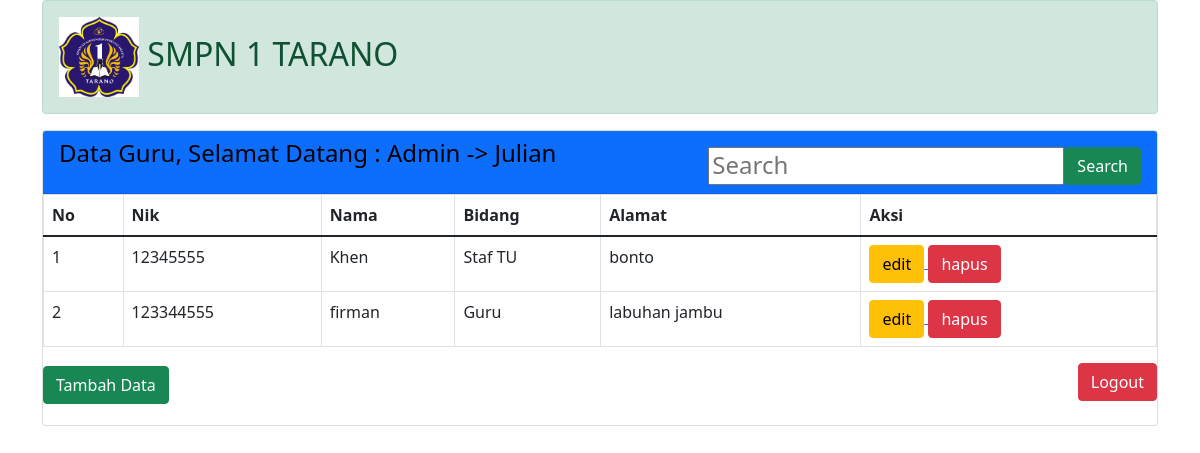
Screenshot of /dataguru.php (signed in) with the database file from the repository.
### tables this page shows
CREATE TABLE `dataguru` (
  `id` int(15) NOT NULL,
  `nik` varchar(12) NOT NULL,
  `nama` varchar(50) NOT NULL,
  `bidang` enum('Guru','Staf TU') NOT NULL,
  `alamat` text NOT NULL
);

### dataguru.php (the view, shortened to what this page needs)
<!doctype html>
<html>
<head>
    <link rel="stylesheet" href="bootstrap/css/bootstrap.min.css">
</head>
<body >
    <div class="container">
        <h2 class="alert alert-success" class="logo">
            <img src="foto/smp.jpg" style="width: 5rem;">
            SMPN 1 TARANO
        </h2>
<div class="card mt-3">
   <div class="card-header bg-primary text-black">
        <h4>Data Guru, Selamat Datang :
            <?php echo $_SESSION['status']; ?> ->
            <?php echo $_SESSION['Nama']; ?>
            <form class="d-flex float-end mt-2">
        <input class="" type="search" placeholder="Search" aria-label="Search">
        <button class="btn btn-success" type="submit">Search</button>
        </form>
        </h4>
   </div>
        <table class="table table-bordered">
            <thead>
                <tr>
                    <th>No</th>
                    <th>Nik</th>
                    <th>Nama</th>
                    <th>Bidang</th>
                    <th>Alamat</th>
                    <th>Aksi</th>
                </tr>
            </thead>
            <tbody>
                <?php
                require 'setting.php';
                $query = "SELECT * FROM dataguru";
                $sql = mysqli_query($koneksi, $query);
                $no = 1;
                while ($data = mysqli_fetch_object($sql)) {
                ?>
                    <tr>
                        <td> <?php echo $no++; ?> </td>
                        <td> <?php echo $data->nik; ?> </td>
                        <td> <?php echo $data->nama; ?> </td>
                        <td> <?php echo $data->bidang; ?> </td>
                        <td> <?php echo $data->alamat; ?> </td>
                        <td>
                            <a href="edit.php?id=<?= $data->id; ?>">
                                <input type="submit" value="edit" class="btn btn-warning">
                            </a>
                            <a href="hapus.php?id=<?= $data->id ?>">
                            <?php
                            if ($_SESSION['status'] == 'Admin') {
                            ?>
                                <a href="hapus.php?id=<?= $data->id ?>">
                                    <input type="submit" value="hapus" onclick="confirm('yakin hapus data?')" class="btn btn-danger">
                                </a>
                            <?php
                            }
                            ?>
                        </td>
                    </tr>
                <?php
                }
                ?>
            </tbody>
        </table>
         <h2>
            <a href="tambahguru.php" class="btn btn-success">Tambah Data</a>
            <a href="logout.php" class="btn btn-danger float-end mb-3">Logout</a>
        </h2>
    </div>
</body>
</html>

### rows the page displays
dataguru: nik "12345555", nama "Khen", bidang "Staf TU", alamat "bonto"
dataguru: nik "123344555", nama "firman", bidang "Guru", alamat "labuhan jambu"

### other values shown
$_SESSION['status'] "Admin"
$_SESSION['Nama'] "Julian"
